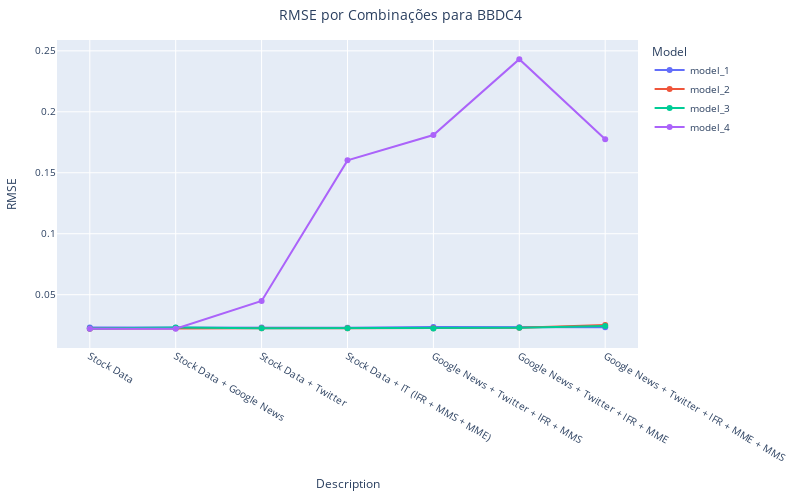

The code cell stored with this chart in its notebook:
### Code cell
# Grafico RMSE por combinação por ação
fig_filtered = plot_rmse_line_plotly(resultados_concatenados, stock_name='BBDC4')
fig_filtered.show()

### Figure 1 — Plotly figure (JSON) as saved in the notebook; plotly's stock layout.template omitted (floating-point values rounded to 4 significant figures)
{"data": [{"hovertemplate": "Model=model_1<br>Description=%{x}<br>RMSE=%{y}<extra></extra>", "legendgroup": "model_1", "line": {"color": "#636efa", "dash": "solid"}, "marker": {"symbol": "circle"}, "mode": "lines+markers", "name": "model_1", "orientation": "v", "showlegend": true, "type": "scatter", "x": ["Stock Data", "Stock Data + Google News", "Stock Data + Twitter", "Stock Data + IT (IFR + MMS + MME)", "Google News + Twitter + IFR + MMS", "Google News + Twitter + IFR + MME", "Google News + Twitter + IFR + MME + MMS"], "xaxis": "x", "y": [0.02302, 0.02286, 0.02307, 0.02282, 0.02358, 0.0233, 0.02331], "yaxis": "y"}, {"hovertemplate": "Model=model_2<br>Description=%{x}<br>RMSE=%{y}<extra></extra>", "legendgroup": "model_2", "line": {"color": "#EF553B", "dash": "solid"}, "marker": {"symbol": "circle"}, "mode": "lines+markers", "name": "model_2", "orientation": "v", "showlegend": true, "type": "scatter", "x": ["Stock Data", "Stock Data + Google News", "Stock Data + Twitter", "Stock Data + IT (IFR + MMS + MME)", "Google News + Twitter + IFR + MMS", "Google News + Twitter + IFR + MME", "Google News + Twitter + IFR + MME + MMS"], "xaxis": "x", "y": [0.02213, 0.02251, 0.02248, 0.02247, 0.02247, 0.02287, 0.0251], "yaxis": "y"}, {"hovertemplate": "Model=model_3<br>Description=%{x}<br>RMSE=%{y}<extra></extra>", "legendgroup": "model_3", "line": {"color": "#00cc96", "dash": "solid"}, "marker": {"symbol": "circle"}, "mode": "lines+markers", "name": "model_3", "orientation": "v", "showlegend": true, "type": "scatter", "x": ["Stock Data", "Stock Data + Google News", "Stock Data + Twitter", "Stock Data + IT (IFR + MMS + MME)", "Google News + Twitter + IFR + MMS", "Google News + Twitter + IFR + MME", "Google News + Twitter + IFR + MME + MMS"], "xaxis": "x", "y": [0.02229, 0.02303, 0.02247, 0.02242, 0.02237, 0.0228, 0.0244], "yaxis": "y"}, {"hovertemplate": "Model=model_4<br>Description=%{x}<br>RMSE=%{y}<extra></extra>", "legendgroup": "model_4", "line": {"color": "#ab63fa", "dash": "solid"}, "marker": {"symbol": "circle"}, "mode": "lines+markers", "name": "model_4", "orientation": "v", "showlegend": true, "type": "scatter", "x": ["Stock Data", "Stock Data + Google News", "Stock Data + Twitter", "Stock Data + IT (IFR + MMS + MME)", "Google News + Twitter + IFR + MMS", "Google News + Twitter + IFR + MME", "Google News + Twitter + IFR + MME + MMS"], "xaxis": "x", "y": [0.02199, 0.02201, 0.04481, 0.1602, 0.181, 0.2432, 0.1775], "yaxis": "y"}], "layout": {"font": {"size": 10}, "height": 500, "legend": {"title": {"text": "Model"}, "tracegroupgap": 0}, "margin": {"b": 20, "l": 20, "r": 20, "t": 40}, "title": {"text": "RMSE por Combinações para BBDC4", "x": 0.5}, "width": 800, "xaxis": {"anchor": "y", "domain": [0, 1], "title": {"text": "Description"}}, "yaxis": {"anchor": "x", "domain": [0, 1], "title": {"text": "RMSE"}}}}
